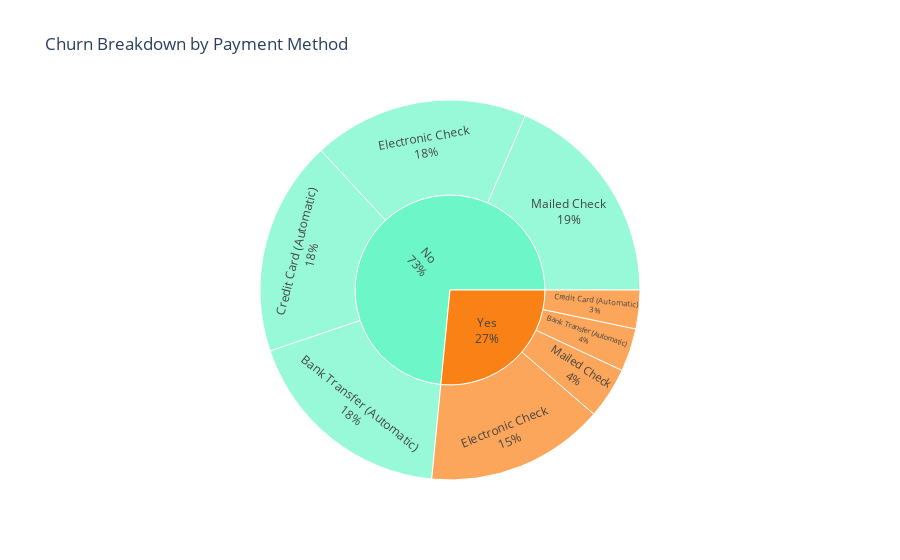

The notebook cell saved with this chart:
### Code cell
# Force compatible renderer
#pio.renderers.default = 'iframe_connected'

# Clean up strings
data['Churn'] = data['Churn'].str.strip().str.title()
data['PaymentMethod'] = data['PaymentMethod'].str.strip().str.title()

# Create sunburst chart
fig = px.sunburst(
    data,
    path=['Churn', 'PaymentMethod'],  # hierarchy: Churn → Payment Method
    values=None,                      # auto-counts rows
    color='Churn',                    # color by churn status
    color_discrete_map={
        'Yes': '#fa8116',    # Churned
        'No': '#6df7c9'      # Not churned
    },
    title='Churn Breakdown by Payment Method'
)

# Show label + percentage per entry
fig.update_traces(textinfo='label+percent entry')
fig.show()

### Figure 1 — Plotly figure (JSON) as saved in the notebook; plotly's stock layout.template omitted (floating-point values rounded to 4 significant figures)
{"data": [{"branchvalues": "total", "customdata": [["No"], ["Yes"], ["Yes"], ["No"], ["Yes"], ["Yes"], ["No"], ["No"], ["Yes"], ["No"]], "domain": {"x": [0, 1], "y": [0, 1]}, "hovertemplate": "labels=%{label}<br>count=%{value}<br>parent=%{parent}<br>id=%{id}<br>Churn=%{customdata[0]}<extra></extra>", "ids": ["No/Bank Transfer (Automatic)", "Yes/Bank Transfer (Automatic)", "Yes/Credit Card (Automatic)", "No/Mailed Check", "Yes/Mailed Check", "Yes", "No/Credit Card (Automatic)", "No/Electronic Check", "Yes/Electronic Check", "No"], "labels": ["Bank Transfer (Automatic)", "Bank Transfer (Automatic)", "Credit Card (Automatic)", "Mailed Check", "Mailed Check", "Yes", "Credit Card (Automatic)", "Electronic Check", "Electronic Check", "No"], "marker": {"colors": ["#6df7c9", "#fa8116", "#fa8116", "#6df7c9", "#fa8116", "#fa8116", "#6df7c9", "#6df7c9", "#fa8116", "#6df7c9"]}, "name": "", "parents": ["No", "Yes", "Yes", "No", "Yes", "", "No", "No", "Yes", ""], "textinfo": "label+percent entry", "type": "sunburst", "values": [1286, 258, 232, 1304, 308, 1869, 1290, 1294, 1071, 5174]}], "layout": {"legend": {"tracegroupgap": 0}, "title": {"text": "Churn Breakdown by Payment Method"}}}
